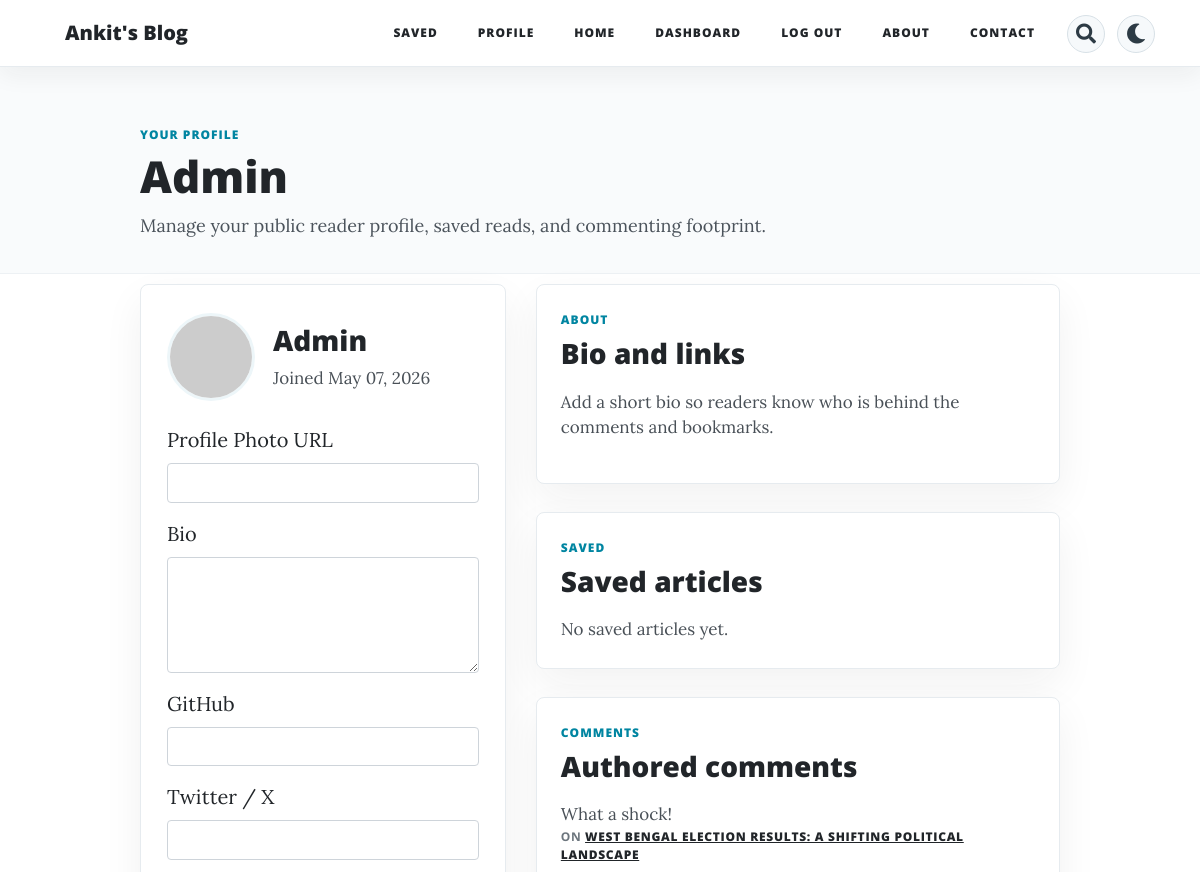
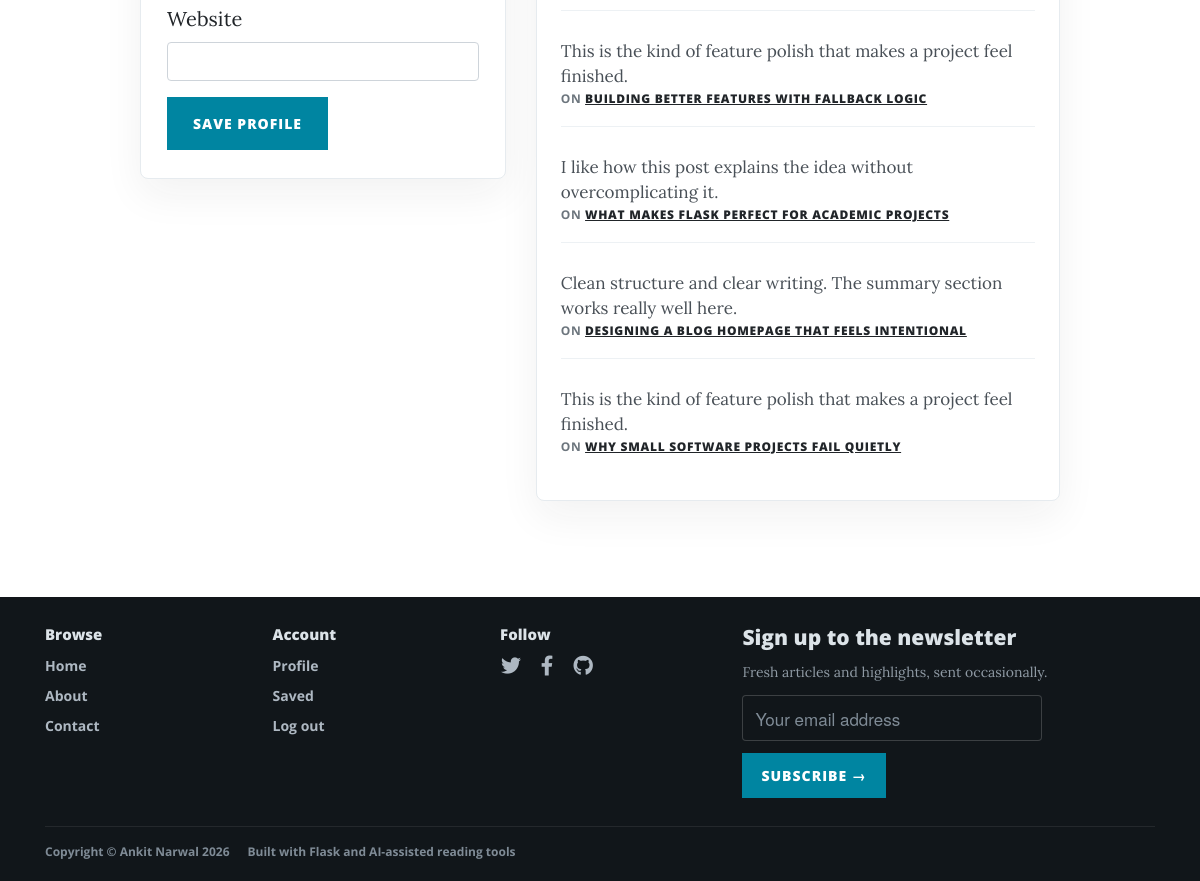
The app's page /profile (signed in) with its own data (2 pictures, top to bottom).
### main.py (models this page shows, shortened)
class User(UserMixin, db.Model):
    __tablename__ = "user"
    id = db.Column(db.Integer, primary_key=True)
    name = db.Column(db.String(250), nullable=False)
    email = db.Column(db.String(), unique=True, nullable=False)
    password = db.Column(db.String(255), nullable=False)
    is_verified = db.Column(db.Boolean, nullable=False, default=True)
    registration_otp = db.Column(db.String(6), nullable=True)
    registration_otp_expires_at = db.Column(db.String(32), nullable=True)
    registration_otp_sent_at = db.Column(db.String(32), nullable=True)
    reset_otp = db.Column(db.String(6), nullable=True)
    reset_otp_expires_at = db.Column(db.String(32), nullable=True)
    reset_otp_sent_at = db.Column(db.String(32), nullable=True)
    profile_photo = db.Column(db.String(255), nullable=False, default="")
    bio = db.Column(db.Text, nullable=False, default="")
    github_url = db.Column(db.String(255), nullable=False, default="")
    twitter_url = db.Column(db.String(255), nullable=False, default="")
    website_url = db.Column(db.String(255), nullable=False, default="")
    joined_date = db.Column(db.String(32), nullable=False, default="")
    google_id = db.Column(db.String(255), nullable=False, default="")
    posts = relationship("BlogPost", back_populates="author")
    comments = relationship("Comments", back_populates="author")
    reactions = relationship("PostReaction", back_populates="user", cascade="all, delete-orphan")
    bookmarks = relationship("Bookmark", back_populates="user", cascade="all, delete-orphan")
    @property
    def profile_image(self):
        return self.profile_photo or None

class Comments(db.Model):
    __tablename__ = "comments"
    id = db.Column(db.Integer, primary_key=True)
    text = db.Column(db.String, nullable=False)
    author = relationship("User", back_populates="comments")
    author_id = db.Column(db.String, ForeignKey('user.name'), nullable=False)
    parent_post = relationship("BlogPost", back_populates="comments")
    parent_post_id = db.Column(db.Integer, ForeignKey("blog_posts.id"), nullable=False)
    created_at = db.Column(db.String(32), nullable=False, default="")
    status = db.Column(db.String(32), nullable=False, default="approved")
    moderation_reason = db.Column(db.String(255), nullable=False, default="")

class BlogPost(db.Model):
    __tablename__ = "blog_posts"
    id = db.Column(db.Integer, primary_key=True)
    author = relationship("User", back_populates='posts')
    author_id = db.Column(Integer, ForeignKey("user.id"), nullable=False)
    title = db.Column(db.String(250), unique=True, nullable=False)
    subtitle = db.Column(db.String(250), nullable=False)
    date = db.Column(db.String(250), nullable=False)
    body = db.Column(db.Text, nullable=False)
    img_url = db.Column(db.String(250), nullable=False)
    summary = db.Column(db.Text, nullable=False, default="")
    tags = db.Column(db.String(250), nullable=False, default="")
    created_at = db.Column(db.String(32), nullable=False, default="")
    published_at = db.Column(db.String(32), nullable=False, default="")
    scheduled_for = db.Column(db.String(32), nullable=False, default="")
    views = db.Column(db.Integer, nullable=False, default=0)
    comments = relationship("Comments", back_populates="parent_post", cascade="all, delete-orphan")
    reactions = relationship("PostReaction", back_populates="post", cascade="all, delete-orphan")
    bookmarks = relationship("Bookmark", back_populates="post", cascade="all, delete-orphan")

### main.py (the view, shortened to what this page needs)
@app.route("/profile", methods=["GET", "POST"])
def profile():
    if not current_user.is_authenticated:
        flash("Please log in to view your profile.", "danger")
        return redirect(url_for("login"))
    profile_user = User.query.get(current_user.id)
    saved_posts = [bookmark.post for bookmark in profile_user.bookmarks if bookmark.post and is_post_visible(bookmark.post, include_unpublished=is_admin_user(current_user))]
    authored_comments = Comments.query.filter_by(author_id=profile_user.name, status="approved").order_by(Comments.id.desc()).all()
    return render_template(
        "profile.html",
        profile_user=profile_user,
        saved_posts=saved_posts,
        authored_comments=authored_comments,
        body_class="plain-page",
        is_logged_in=True,
    )

### main.py (called while the page is built)
@app.context_processor
def inject_layout_state():
    return {
        "active_theme": current_theme(),
        "is_admin_user": is_admin_user(current_user),
        "google_oauth_enabled": google_oauth_ready(),
    }

def is_admin_user(user):
    return bool(getattr(user, "is_authenticated", False) and getattr(user, "id", None) == 1)

def current_theme():
    return request.cookies.get("theme", "light")

def google_oauth_ready():
    return bool(os.environ.get("GOOGLE_CLIENT_ID") and os.environ.get("GOOGLE_CLIENT_SECRET"))

@login_manager.user_loader
def load_user(user_id):
    return User.query.filter(User.id == int(user_id)).first()

### templates/profile.html (shortened to what this page needs)
{% include "header.html" %}
  <section class="plain-page-head profile-page-head">
    <div class="container">
      <div class="row">
        <div class="col-lg-10 col-md-11 mx-auto">
          <span class="home-section-label">Your profile</span>
          <h1>{{ profile_user.name }}</h1>
          <p>Manage your public reader profile, saved reads, and commenting footprint.</p>
        </div>
      </div>
    </div>
  </section>
  <section class="dashboard-band">
    <div class="container">
      <div class="row">
        <div class="col-lg-10 col-md-11 mx-auto">
          <div class="row">
            <div class="col-lg-5">
              <section class="dashboard-panel profile-panel">
                <div class="profile-identity">
                  {% if profile_user.profile_image %}
                  <img class="profile-avatar" src="{{ profile_user.profile_image }}" alt="{{ profile_user.name }}">
                  {% else %}
                  <img class="profile-avatar" src="{{ profile_user.email | gravatar }}" alt="{{ profile_user.name }}">
                  {% endif %}
                  <div>
                    <h2 class="dashboard-panel-title">{{ profile_user.name }}</h2>
                    <p class="dashboard-item-copy">Joined {{ profile_user.joined_date or 'Recently' }}</p>
                  </div>
                </div>
                <form method="post" class="profile-form">
                  <div class="form-group">
                    <label>Profile Photo URL</label>
                    <input class="form-control" type="text" name="profile_photo" value="{{ profile_user.profile_photo }}">
                  </div>
                  <div class="form-group">
                    <label>Bio</label>
                    <textarea class="form-control" name="bio" rows="4">{{ profile_user.bio }}</textarea>
                  </div>
                  <div class="form-group">
                    <label>GitHub</label>
                    <input class="form-control" type="text" name="github_url" value="{{ profile_user.github_url }}">
                  </div>
                  <div class="form-group">
                    <label>Twitter / X</label>
                    <input class="form-control" type="text" name="twitter_url" value="{{ profile_user.twitter_url }}">
                  </div>
                  <div class="form-group">
                    <label>Website</label>
                    <input class="form-control" type="text" name="website_url" value="{{ profile_user.website_url }}">
                  </div>
                  <button class="btn btn-primary" type="submit">Save Profile</button>
                </form>
              </section>
            </div>
            <div class="col-lg-7">
              <section class="dashboard-panel">
                <div class="dashboard-panel-head">
                  <div>
                    <span class="home-section-label">About</span>
                    <h2 class="dashboard-panel-title">Bio and links</h2>
                  </div>
                </div>
                <p class="dashboard-item-copy">{{ profile_user.bio or 'Add a short bio so readers know who is behind the comments and bookmarks.' }}</p>
              </section>
              <section class="dashboard-panel">
                <div class="dashboard-panel-head">
                  <div>
                    <span class="home-section-label">Saved</span>
                    <h2 class="dashboard-panel-title">Saved articles</h2>
                  </div>
                </div>
                {% if saved_posts %}
                  {% for post in saved_posts %}
                  <article class="dashboard-list-item">
                    <div class="dashboard-list-main">
                      <a class="dashboard-item-title" href="{{ url_for('show_post', post_id=post.id) }}">{{ post.title }}</a>
                      <p class="dashboard-item-meta">{{ post.date }} &middot; {{ post.reading_time }} min read</p>
                    </div>
                  </article>
                  {% endfor %}
                {% else %}
                <p class="dashboard-item-copy">No saved articles yet.</p>
                {% endif %}
              </section>
              <section class="dashboard-panel">
                <div class="dashboard-panel-head">
                  <div>
                    <span class="home-section-label">Comments</span>
                    <h2 class="dashboard-panel-title">Authored comments</h2>
                  </div>
                </div>
                {% if authored_comments %}
                  {% for comment in authored_comments %}
                  <article class="dashboard-comment-item">
                    <p class="dashboard-comment-copy">{{ comment.text | safe }}</p>
                    <p class="dashboard-item-meta">
                      On <a class="dashboard-inline-link" href="{{ url_for('show_post', post_id=comment.parent_post_id) }}">{{ comment.parent_post.title }}</a>
                    </p>
                  </article>
                  {% endfor %}
                {% else %}
                <p class="dashboard-item-copy">No approved comments yet.</p>
                {% endif %}
              </section>
            </div>
          </div>
        </div>
      </div>
    </div>
  </section>
{% include "footer.html" %}

### templates/header.html (shortened to what this page needs)
<!DOCTYPE html>
<html lang="en">
<head>
  <link href="{{ url_for('static', filename='vendor/bootstrap/css/bootstrap.min.css') }}" rel="stylesheet">
  <link href="{{ url_for('static', filename='vendor/fontawesome-free/css/all.min.css')}}" rel="stylesheet" type="text/css">
  <link href="{{ url_for('static', filename='css/clean-blog.css')}}" rel="stylesheet">
</head>
<body class="{{ body_class|default('') }}" data-theme="{{ active_theme }}">
  <nav class="navbar navbar-expand-lg navbar-light fixed-top" id="mainNav">
    <div class="container">
      <a class="navbar-brand" href="{{url_for('get_all_posts')}}">Ankit's Blog</a>
      <div class="collapse navbar-collapse" id="navbarResponsive">
        <ul class="navbar-nav ml-auto">
          {% if current_user.is_authenticated %}
          <li class="nav-item">
            <a class="nav-link" href="{{ url_for('saved_articles') }}">Saved</a>
          </li>
          <li class="nav-item">
            <a class="nav-link" href="{{ url_for('profile') }}">Profile</a>
          </li>
          {% endif %}
          <li class="nav-item">
            <a class="nav-link" href="{{ url_for('get_all_posts') }}">Home</a>
          </li>
          {% if not current_user.is_authenticated: %}
            <li class="nav-item">
              <a class="nav-link" href="{{ url_for('login') }}">Login</a>
            </li>
            <li class="nav-item">
              <a class="nav-link" href="{{ url_for('register') }}">Register</a>
            </li>
          {% else %}
            {% if current_user.id == 1 %}
            <li class="nav-item">
              <a class="nav-link" href="{{ url_for('admin_dashboard') }}">Dashboard</a>
            </li>
            {% endif %}
            <li class="nav-item">
              <a class="nav-link" href="{{ url_for('logout') }}">Log Out</a>
            </li>
          {% endif %}
          <li class="nav-item">
            <a class="nav-link" href="{{ url_for('about') }}">About</a>
          </li>
          <li class="nav-item">
            <a class="nav-link" href="{{ url_for('contact') }}">Contact</a>
          </li>
          <li class="nav-item nav-theme-item">
            <button class="nav-theme-toggle nav-search-toggle" id="search-toggle" type="button" aria-label="Search articles" title="Search articles">
              <i class="fas fa-search" aria-hidden="true"></i>
            </button>
          </li>
          <li class="nav-item nav-theme-item">
            <button class="nav-theme-toggle" id="theme-toggle" type="button" aria-label="Switch theme" title="Switch theme">
            </button>
          </li>
        </ul>
      </div>
    </div>
  </nav>

### templates/footer.html (shortened to what this page needs)
  <footer class="site-footer">
    <div class="container">
      <div class="footer-main">
        <nav class="footer-column" aria-label="Footer browse links">
          <h2 class="footer-heading">Browse</h2>
          <div class="footer-link-stack">
            <a href="{{ url_for('get_all_posts') }}">Home</a>
            <a href="{{ url_for('about') }}">About</a>
            <a href="{{ url_for('contact') }}">Contact</a>
          </div>
        </nav>
        <nav class="footer-column" aria-label="Footer account links">
          <h2 class="footer-heading">Account</h2>
          <div class="footer-link-stack">
            {% if current_user.is_authenticated %}
            <a href="{{ url_for('profile') }}">Profile</a>
            <a href="{{ url_for('saved_articles') }}">Saved</a>
            <a href="{{ url_for('logout') }}">Log out</a>
            {% else %}
            <a href="{{ url_for('login') }}">Login</a>
            <a href="{{ url_for('register') }}">Register</a>
            {% endif %}
          </div>
        </nav>
        <section class="footer-column">
          <h2 class="footer-heading">Follow</h2>
          <div class="footer-social">
            <a href="https://x.com/HawkIND69" aria-label="X / Twitter"><i class="fab fa-twitter"></i></a>
            <a href="https://x.com/HawkIND69" aria-label="Facebook"><i class="fab fa-facebook-f"></i></a>
            <a href="https://github.com/Ankit-Narwal" aria-label="GitHub"><i class="fab fa-github"></i></a>
          </div>
        </section>
        <section class="footer-column footer-newsletter-column">
          <h2 class="footer-newsletter-title">Sign up to the newsletter</h2>
          <p class="footer-newsletter-copy">Fresh articles and highlights, sent occasionally.</p>
          <form class="newsletter-form footer-newsletter-form" method="post" action="{{ url_for('subscribe_newsletter') }}">
            <div class="form-group">
              <input class="form-control" type="email" name="email" placeholder="Your email address" required>
            </div>
            <button class="btn btn-primary" type="submit">Subscribe <span aria-hidden="true">&rarr;</span></button>
          </form>
        </section>
      </div>
      <div class="footer-bottom">
        <div class="footer-bottom-links">
          <span>Copyright &copy; Ankit Narwal 2026</span>
          <span>Built with Flask and AI-assisted reading tools</span>
        </div>
      </div>
    </div>
  </footer>
</body>
</html>

### records on screen
User: name "Admin", joined_date "May 07, 2026", bio "Add a short bio so readers know who is behind the comments and bookmarks."
Comments: text "What a shock!", parent_post "WEST BENGAL ELECTION RESULTS: A SHIFTING POLITICAL LANDSCAPE"
Comments: text "This is the kind of feature polish that makes a project feel finished.", parent_post "BUILDING BETTER FEATURES WITH FALLBACK LOGIC"
Comments: text "I like how this post explains the idea without overcomplicating it.", parent_post "WHAT MAKES FLASK PERFECT FOR ACADEMIC PROJECTS"
Comments: text "Clean structure and clear writing. The summary section works really well here.", parent_post "DESIGNING A BLOG HOMEPAGE THAT FEELS INTENTIONAL"
Comments: text "This is the kind of feature polish that makes a project feel finished.", parent_post "WHY SMALL SOFTWARE PROJECTS FAIL QUIETLY"
